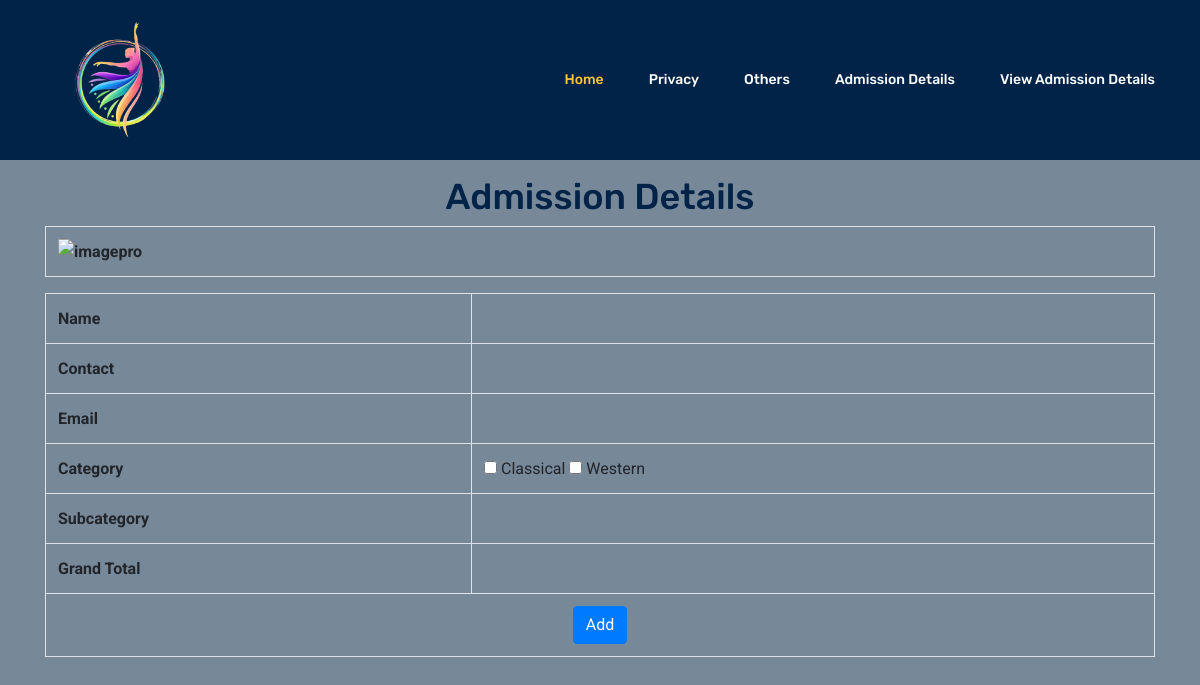
The app's page /Project/Student/AdmissionDetails.php, older data.
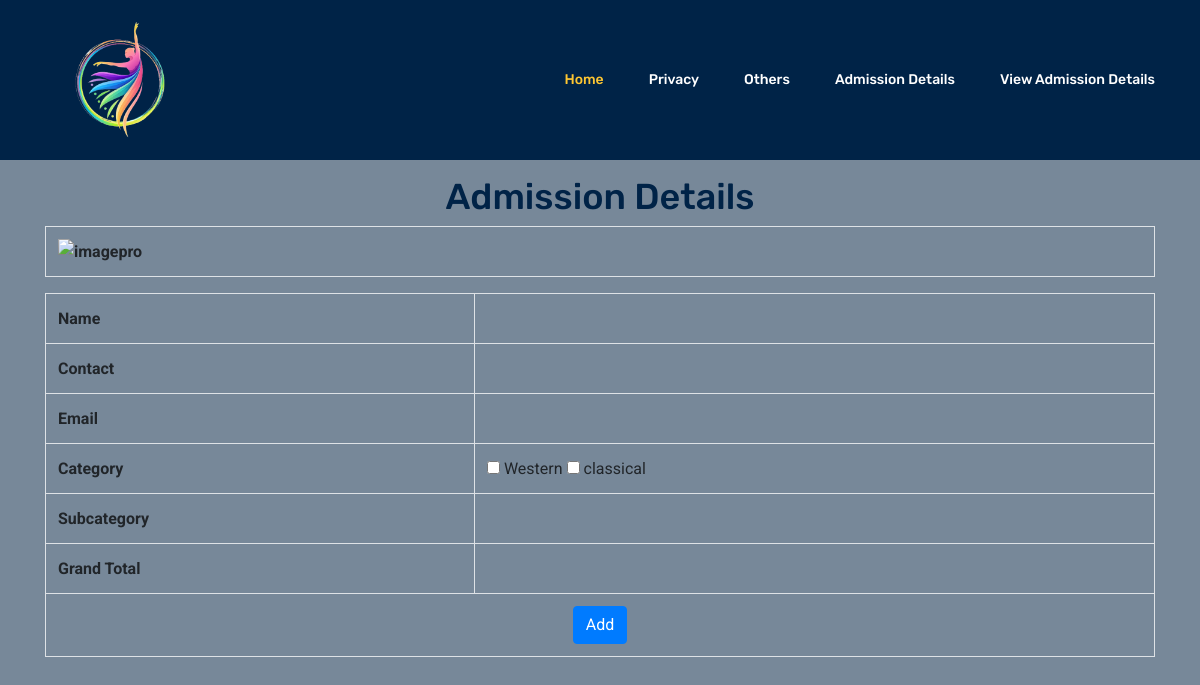
The same page, newer data.
### tables this page shows
CREATE TABLE `tbl_category` (
  `category_id` int(11) NOT NULL auto_increment,
  `category_name` varchar(50) NOT NULL,
  PRIMARY KEY  (`category_id`)
);

### Project/Student/AdmissionDetails.php (the view, shortened to what this page needs)
<!DOCTYPE html PUBLIC "-//W3C//DTD XHTML 1.0 Transitional//EN" "http://www.w3.org/TR/xhtml1/DTD/xhtml1-transitional.dtd">
<html xmlns="http://www.w3.org/1999/xhtml">
<head>
<link rel="stylesheet" href="https://maxcdn.bootstrapcdn.com/bootstrap/4.5.2/css/bootstrap.min.css">
</head>
<body style="background-color:lightslategray;color: black;">
<body>
<?php
include("Head.php");
$sel="select * from tbl_studentregistration where student_id='".$_SESSION["student_id"]."'";
$data=mysql_query($sel);
$row=mysql_fetch_array($data);
?>
<br><br><br><br><br><br><br>
<div class="container">
  <center><h1>Admission Details</h1></center>
    <form id="form3" name="form3" method="post" action="">
      <table class="table table-bordered" align="center" cellpadding="10">
        <tr>
          <th>
            <img src="../Assets/Files/User/<?php echo $row["student_photo"] ?>" alt="imagepro" width="114" height="88" />
          </th>
        </tr>
      </table>
      <table class="table table-bordered" align="center" cellpadding="10">
        <tr>
          <th>Name</th>
          <td>
          </td>
        </tr>
        <tr>
          <th>Contact</th>
          <td>
          </td>
        </tr>
        <tr>
          <th>Email</th>
          <td>
          </td>
        </tr>
        <tr>
          <th>Category</th>
          <td>
            <?php
            $sel = "select * from tbl_category";
            $data = mysql_query($sel);
            while ($row = mysql_fetch_array($data)) {
            ?>
              <input type="checkbox" name="cate[]" id="cate" class="cate" value="<?php echo $row["category_id"] ?>" onclick="getSub()" />
              <?php echo $row["category_name"] ?>
            <?php
            }
            ?>
          </td>
        </tr>
        <tr>
          <th>Subcategory</th>
          <td id="subcat">
          </td>
        </tr>
        <tr>
          <th>Grand Total</th>
          <td id="total">
          </td>
        </tr>
        <tr>
          <td colspan="2" align="center"><input type="submit" class="btn btn-primary" name="btnsave" value="Add" /></td>
        </tr>
      </table>
    </form>
  </div></body>
</html>
<br><br><br><br><br><br><br><br>

Row changes from the older to the newer data that the page shows:
removed tbl_category: category_name "Classical"
added tbl_category: category_name "classical"
